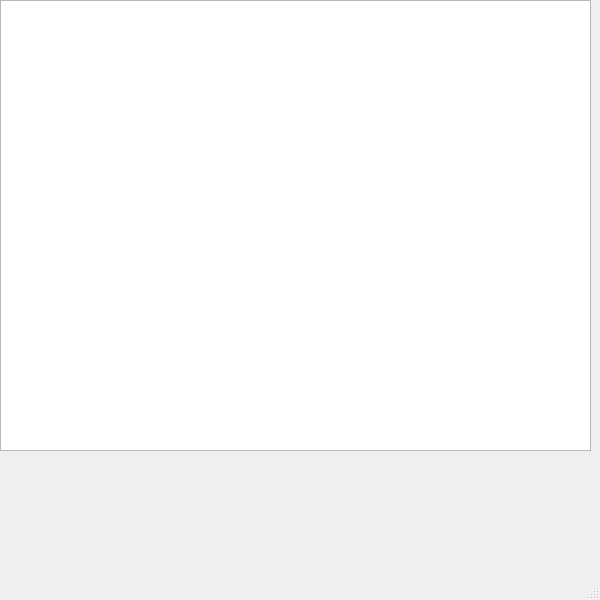
<?xml version="1.0" encoding="UTF-8"?>
<ui version="4.0">
 <class>Coffee</class>
 <widget class="QMainWindow" name="Coffee">
  <property name="geometry">
   <rect>
    <x>0</x>
    <y>0</y>
    <width>600</width>
    <height>600</height>
   </rect>
  </property>
  <property name="minimumSize">
   <size>
    <width>0</width>
    <height>0</height>
   </size>
  </property>
  <property name="maximumSize">
   <size>
    <width>16777215</width>
    <height>16777215</height>
   </size>
  </property>
  <property name="windowTitle">
   <string>MainWindow</string>
  </property>
  <widget class="QWidget" name="centralwidget">
   <widget class="QTableWidget" name="tableWidget">
    <property name="geometry">
     <rect>
      <x>0</x>
      <y>0</y>
      <width>591</width>
      <height>451</height>
     </rect>
    </property>
   </widget>
  </widget>
  <widget class="QMenuBar" name="menubar">
   <property name="geometry">
    <rect>
     <x>0</x>
     <y>0</y>
     <width>600</width>
     <height>21</height>
    </rect>
   </property>
  </widget>
  <widget class="QStatusBar" name="statusbar"/>
 </widget>
 <resources/>
 <connections/>
</ui>
